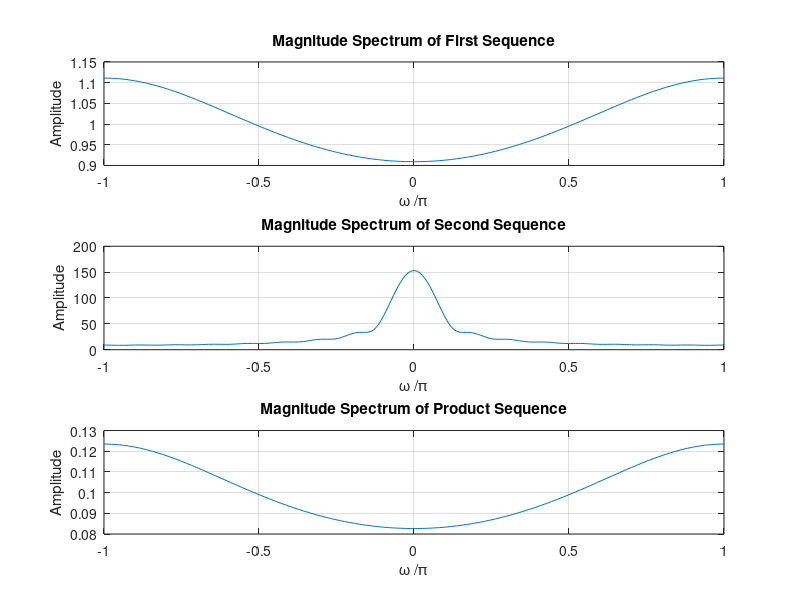

MATLAB code for this plot:
% Program P3_5 - modified for Q3.17
% Modulation Property of DTFT
clf;
w = -pi:2*pi/255:pi; % frequency vector
Lx1 = 0:17;
Lx2 = length(Lx1);
x1 = (-0.1).^Lx1; % sequence x1
x2 = Lx1; % sequence x2
y = x1.*x2; % multiplication pointwise of sequences x1 and x2
h1 = freqz(x1, 1, w); % DTFT of sequence x1
h2 = freqz(x2, 1, w); % DTFT of sequence x2
h3 = freqz(y,1,w); % DTFT of x1*x2
% plot magnitude spectrum of x1
subplot(3,1,1)
plot(w/pi,abs(h1));grid
title('Magnitude Spectrum of First Sequence')
xlabel('\omega /\pi')
ylabel('Amplitude')
% plot magnitude spectrum of x2
subplot(3,1,2)
plot(w/pi,abs(h2));grid
title('Magnitude Spectrum of Second Sequence')
xlabel('\omega /\pi')
ylabel('Amplitude')
% plot magnitude spectrum of x1*x2
subplot(3,1,3)
plot(w/pi,abs(h3));grid
title('Magnitude Spectrum of Product Sequence')
xlabel('\omega /\pi')
ylabel('Amplitude')